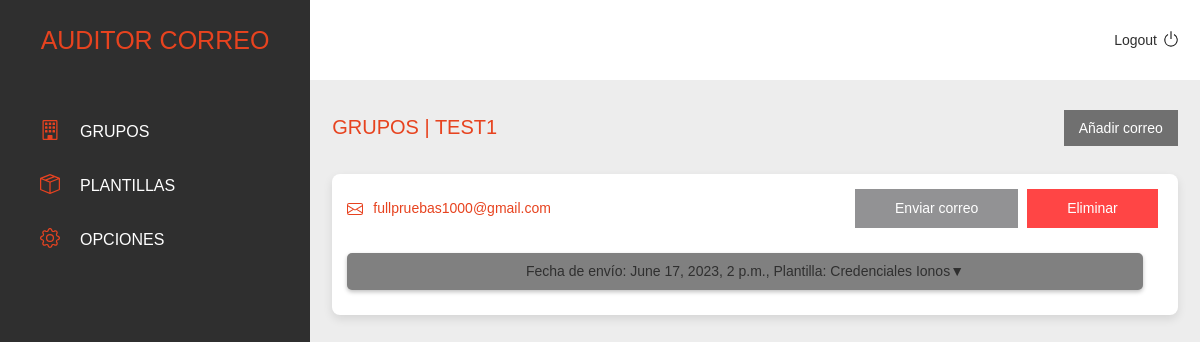
Page /grupos/3 (signed in) on the committed database.
### backend/grupos/models.py (models this page shows, shortened)
class Grupos(models.Model):
    id = models.AutoField(primary_key=True)
    nombre = models.CharField(max_length=50, null=True, blank=True)
    propietario = models.ForeignKey(User, on_delete=models.CASCADE)

### backend/correos/models.py (models this page shows)
class Correos(models.Model):
    id = models.AutoField(primary_key=True)
    correo = models.EmailField(max_length=35)
    grupo = models.ForeignKey(Grupos, on_delete=models.CASCADE)
    propietario = models.ForeignKey(User, on_delete=models.CASCADE)
    def __str__(self):
        return self.correo

### backend/smtp/models.py (models this page shows)
class Enviados(models.Model):
    fecha_envio = models.DateTimeField(auto_now_add=True)
    plantilla = models.ForeignKey(Plantillas, on_delete=models.CASCADE)
    correo = models.ForeignKey(Correos, on_delete=models.CASCADE)
    propietario = models.ForeignKey(User, on_delete=models.CASCADE)
    def __str__(self):
        return str(self.id)

### backend/plantillas/models.py (models this page shows, shortened)
class Plantillas(models.Model):
    OPCIONES = [
        ('phishing', 'phishing'),
        ('acceso', 'acceso'),
    ]
    id = models.AutoField(primary_key=True)
    tipo = models.CharField(max_length=20, choices=OPCIONES)
    nombre = models.CharField(max_length=50)
    asunto = models.CharField(max_length=100)
    mensaje = models.TextField()
    imagen = models.ImageField(upload_to='imagenes')
    plantilla = models.TextField()
    redireccion = models.CharField(max_length=200, null=True, blank=True)
    pdf = models.FileField(upload_to='imagenes', null=True, blank=True)
    emisor = models.ForeignKey(Emisores, on_delete=models.CASCADE)
    propietario = models.ForeignKey(User, null=True, on_delete=models.CASCADE)

### backend/correos/views.py (the view, shortened to what this page needs)
# urls.py: path('grupos/<str:id>', views.index, name='correos'),
@login_required(login_url='/accounts/login/')
def index(request, id=None):
    if request.method == 'GET':
        datos = obtener_datos_correos(request, id)
        data = {
            'datos': datos,
            'grupo': id
        }
    print(datos)
    return render(request, 'backend/correos/index.html', data)

### backend/registradores/models.py (called while the page is built)
    def __str__(self):
        return f'LogEntry #{self.id}'

    def __str__(self):
        return f'LogEntry #{self.id}'

    def __str__(self):
        return f'LogEntry #{self.id}'

### templates/backend/correos/index.html (shortened to what this page needs)
{% extends "backend/base.html" %}
{% load static %}
{% block content %}
<div class="titleOptions">
    <h1 class="sectionTitle uppercase">grupos | {{ datos.0.grupo }}</h1>
    <button class="addNewItem" onclick="toggleModal('añadir-correo')">Añadir correo</button>
</div>
{% for datos_correo in datos %}
    <div class="box">
        <div class="box-header">
            <div class="box-header-info">
                <div><img class="mail-icon" src="{% static 'images/frontend/icons/mail.svg' %}"></div>
                <div><h6 class="orange email-text">{{ datos_correo.correo.correo }}</h6></div>
            </div>
            <div>
                <button onclick="toggleModal('enviar{{datos_correo.correo.id}}')" class="button blue-btn"><h6>Enviar correo</h6></button>
                <button onclick="toggleModal('delete{{datos_correo.correo.id}}')" class="button red-btn"><h6>Eliminar</h6></button>
            </div>
        </div>
        <div class="box-body box-body-left">
            <div id="pc-options-box-{{ forloop.counter }}" class="pc-options-box">
                {% for enviado in datos_correo.enviados %}
                <div class="table-box" id="table-box-{{ forloop.parentloop.counter }}-{{ forloop.counter }}">
                    <h6 style="justify-content: center;" class="toggleTable" onclick="toggleTable('credenciales-{{ forloop.parentloop.counter }}-{{ forloop.counter }}')">Fecha de envío: {{ enviado.enviado.fecha_envio }}, Plantilla: {{ enviado.enviado.plantilla.nombre }} <span class="arrow">&#x25BC;</span></h6>
            {% endfor %}
        </div>
    </div>
</div>
{% endfor %}
{% endblock %}

### templates/static/css/frontend/index.css (style rules this page uses)
:root { --color-orange: #E7431F; --color-red: #FF4545; --color-grey-hard: #707070; --color-grey: #929294; --color-grey-soft: #EDEDED; --color-grey-mid: #424242; --color-black: #2F2F2F; --color-white: #ffffff; }
* { font-family: Poppins,sans-serif; }
body { background-color: var(--color-grey-soft); margin: 0; display: flex; min-height: 100vh; }
h1 { color: #fff; text-transform: uppercase; font-weight: 300; font-size: 20px; display: inline; }
h6 { color: var(--color-black); line-height: 1.2; font-size: 14px; margin: 0; font-family: Poppins,sans-serif; white-space: nowrap; text-decoration: none; font-weight: 300; display:inline; }
.orange { color: var(--color-orange) !important; }
.uppercase { text-transform: uppercase; }
.titleOptions { display: flex; justify-content: space-between; align-items: center; width: 95%; margin-top: 15px; }
.addNewItem { background-color: var(--color-grey-hard); color: var(--color-white); border: none; padding: 10px 15px; font-size: 14px; font-weight: 500; cursor: pointer; }

### templates/static/css/frontend/correos.css (style rules this page uses)
.box { width: 95%; background: var(--color-white); margin-top: 15px; border-radius: 8px; box-shadow: 0px 4px 10px rgba(0, 0, 0, 0.1); }
.box-header { padding: 15px 15px 0; display: flex; justify-content: space-between; }
.box-header-info { display: flex; align-items: center; }
.email-text { margin-right: 20px; }
.box-body { padding: 15px; display: flex; justify-content: center; align-items: center; flex-wrap: wrap; }
.box-body-left { justify-content: flex-start; }
.pc-options-box { display: block; width: 100%; margin-top: 10px; }
.button { margin-right: 5px; border: 0; padding: 11px 40px; color: white; cursor: pointer; }
.button h6 { color: var(--color-white); }
.blue-btn { background-color: var(--color-grey); }
.red-btn { background-color: var(--color-red); }
.mail-icon { filter: invert(35%) sepia(40%) saturate(6440%) hue-rotate(352deg) brightness(95%) contrast(90%); margin-right: 10px; margin-bottom: -3.5px; }
.toggleTable { width: calc(100% - 40px); background-color: gray; border-radius: 5px; text-align: center; margin-bottom: 10px; padding: 10px; box-shadow: 0px 2px 4px rgba(0, 0, 0, 0.25); cursor: pointer; display: flex; justify-content: space-between; align-items: center; }

### templates/static/css/frontend/header.css (style rules this page uses)
.sectionTitle { color: var(--color-orange); }

### templates/static/css/frontend/plantillas.css (style rules this page uses)
.info > div:last-child { margin-bottom: 15px; }

### rows in the picture
Grupos: nombre "TEST1"
Correos: correo.correo "fullpruebas1000@gmail.com"
Enviados: enviado.fecha_envio "June 17, 2023, 2 p.m.", enviado.plantilla.nombre "Credenciales Ionos"
